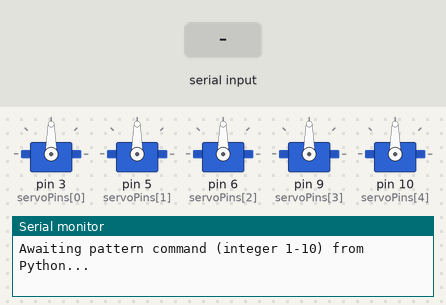
Recording of a sketch running on a simulated Arduino Uno, built with avr-gcc and run on an emulated ATmega328P. Shown: 5 × servo, the last lines printed to the serial monitor. The test bench sets the inputs (shaded band).

Above: at 1.2 s.
1.3 s: "1\n" received over Serial
At 1.6 s:
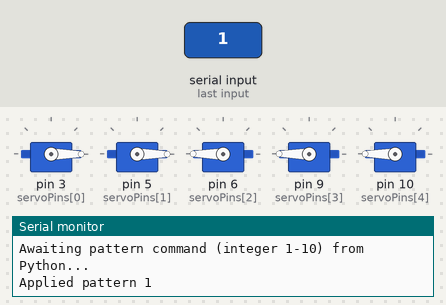
2.8 s: "2\n" received over Serial
At 3.9 s:
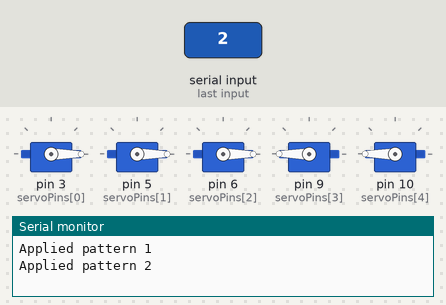
4.3 s: "3\n" received over Serial
At 5.1 s:
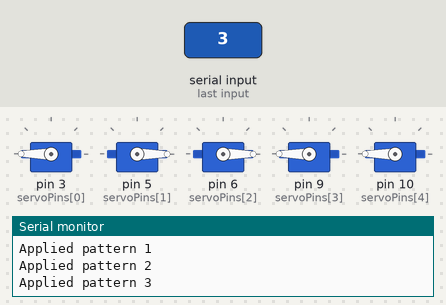
5.8 s: "4\n" received over Serial
At 6.2 s:
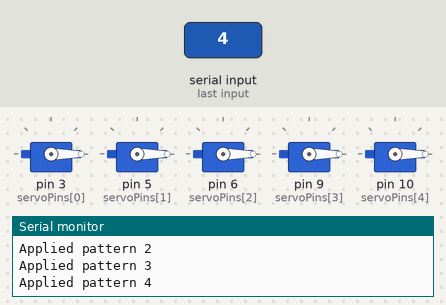
7.3 s: "5\n" received over Serial
At 8.6 s:
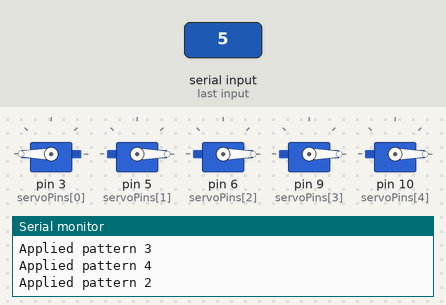
Timing chart, 0 to 9.8 s (numbered marks = the images above; inputs shaded):
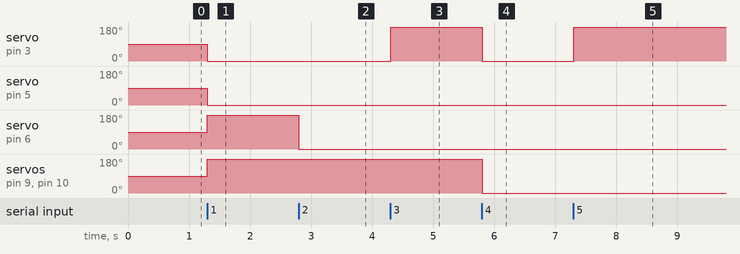

Measured:
- after the input at 1.3 s, servo on pin 3 (servoPins[0]), servo on pin 5 (servoPins[1]): 90° → 0° at once; servo on pin 6 (servoPins[2]), servo on pin 9 (servoPins[3]), servo on pin 10 (servoPins[4]): 90° → 180° at once
- after the input at 2.8 s, servo on pin 6 (servoPins[2]): 180° → 0° at once
- after the input at 4.3 s, servo on pin 3 (servoPins[0]): 0° → 180° at once
- after the input at 5.8 s, servo on pin 3 (servoPins[0]), servo on pin 9 (servoPins[3]), servo on pin 10 (servoPins[4]): 180° → 0° at once
- after the input at 7.3 s, servo on pin 3 (servoPins[0]): 0° → 180° at once

The sketch:

NeuralNetHandRep.ino
```cpp
#include <Servo.h>

const int servoPins[] = {3, 5, 6, 9, 10};  // Pins for servos
const int numServos = sizeof(servoPins) / sizeof(servoPins[0]);
Servo servos[numServos];  // Create servo objects

void setup() {
    Serial.begin(9600);

    // Attach servos and initialize to default positions (optional)
    for (int i = 0; i < numServos; i++) {
        servos[i].attach(servoPins[i]);
        // Optionally set initial positions
        servos[i].write(90);
    }

    Serial.println("Awaiting pattern command (integer 1-10) from Python...");
}

void loop() {
    if (Serial.available()) {
        String input = Serial.readStringUntil('\n');
        input.trim();  // Remove any whitespace/newlines

        // Try converting the input to an integer.
        int pattern = input.toInt();
        if (pattern >= 1 && pattern <= 10) {
            applyPattern(pattern);
        } else {
            // Handle non-numeric or out-of-range inputs.
            Serial.println("Invalid input. Please send an integer between 1 and 10.");
        }
    }
}

// Function to set servo positions based on the received pattern number.
void applyPattern(int pattern) {
    // For demonstration, only pattern 1 is defined.
    // You can add more cases for pattern 2 to 10.
    switch (pattern) {
        case 1:
            // For pattern 1: servo 1 and servo 2 -> 0, servo 3, servo 4, servo 5 -> 180
            servos[0].write(0);   // ID 1
            servos[1].write(0);   // ID 2
            servos[2].write(180); // ID 3
            servos[3].write(180); // ID 4
            servos[4].write(180); // ID 5
            Serial.println("Applied pattern 1");
            break;
        // Example: Define additional patterns as needed.
        case 2:
            // Example pattern 2 (customize as desired)
            servos[0].write(0);
            servos[1].write(0);
            servos[2].write(0);
            servos[3].write(180);
            servos[4].write(180);
            Serial.println("Applied pattern 2");
            break;
        case 3:
            // Example pattern 2 (customize as desired)
            servos[0].write(180);
            servos[1].write(0);
            servos[2].write(0);
            servos[3].write(180);
            servos[4].write(180);
            Serial.println("Applied pattern 3");
            break;
        case 4:
            // For pattern 1: servo 1 and servo 2 -> 0, servo 3, servo 4, servo 5 -> 180
            servos[0].write(0);   // ID 1
            servos[1].write(0);   // ID 2
            servos[2].write(0); // ID 3
            servos[3].write(0); // ID 4
            servos[4].write(0); // ID 5
            Serial.println("Applied pattern 4");
            break;
        // Example: Define additional patterns as needed.
        case 5:
            // Example pattern 2 (customize as desired)
            servos[0].write(180);
            servos[1].write(0);
            servos[2].write(0);
            servos[3].write(0);
            servos[4].write(0);
            Serial.println("Applied pattern 2");
            break;
        case 6:
            // Example pattern 2 (customize as desired)
            servos[0].write(0);
            servos[1].write(0);
            servos[2].write(0);
            servos[3].write(0);
            servos[4].write(180);
            Serial.println("Applied pattern 2");
            break;
        // Add cases for 3 through 10.
        case 7:
            // For pattern 1: servo 1 and servo 2 -> 0, servo 3, servo 4, servo 5 -> 180
            servos[0].write(0);   // ID 1
            servos[1].write(0);   // ID 2
            servos[2].write(0); // ID 3
            servos[3].write(180); // ID 4
            servos[4].write(0); // ID 5
            Serial.println("Applied pattern 1");
            break;
        // Example: Define additional patterns as needed.
        case 8:
            // Example pattern 2 (customize as desired)
            servos[0].write(0);
            servos[1].write(0);
            servos[2].write(180);
            servos[3].write(0);
            servos[4].write(0);
            Serial.println("Applied pattern 2");
            break;
        case 9:
            // Example pattern 2 (customize as desired)
            servos[0].write(0);
            servos[1].write(180);
            servos[2].write(0);
            servos[3].write(0);
            servos[4].write(0);
            Serial.println("Applied pattern 2");
            break;
        default:
            Serial.println("Pattern not defined.");
            break;
    }
}
```
